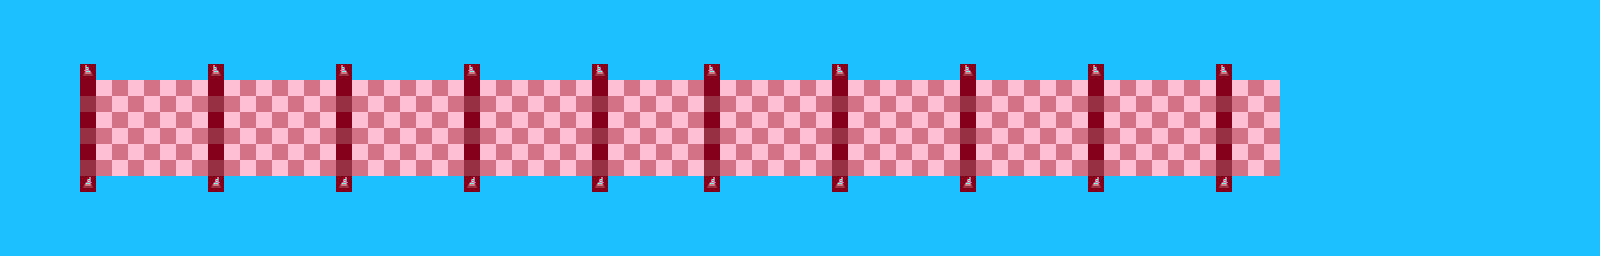

The image is a tile-based game level rendered from a .tmx file. Its description and source (layers, tilesets, objects; grid data summarised) follow:
An orthogonal 100x16 tile map with 16x16 px tiles, 1 tile layer (main).

<map version="1.0" orientation="orthogonal" renderorder="left-down" width="100" height="16" tilewidth="16" tileheight="16" nextobjectid="1">
 <tileset firstgid="1" name="tile" tilewidth="16" tileheight="16" tilecount="320" columns="20">
  <image source="assets/2222.png" trans="000000" width="320" height="256" />
 </tileset>
 <layer name="main" width="100" height="16">
  <data>[1600 cells, 1600 non-empty, 8 distinct tile ids]</data>
 </layer>
</map>